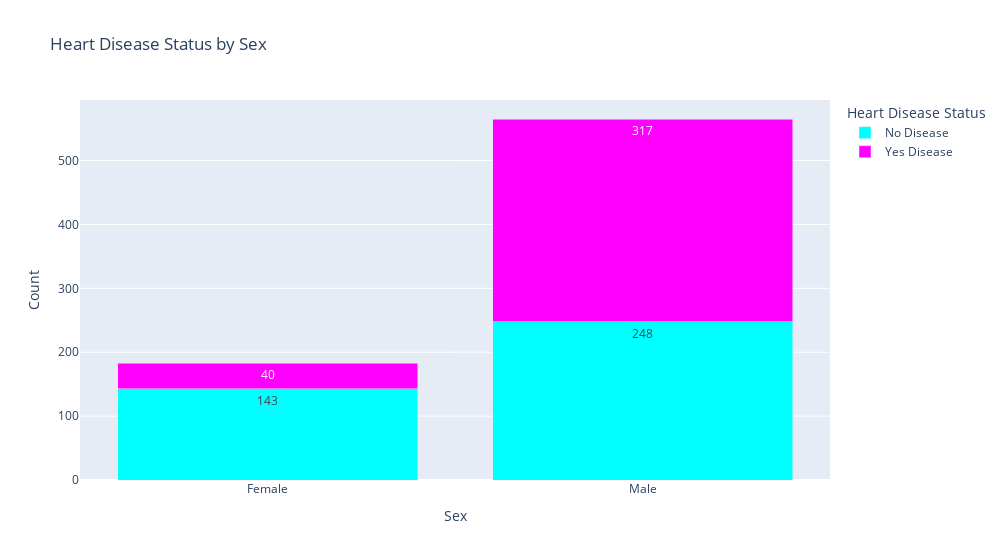

Notebook code cell kept with this figure:
### Code cell
# Data for heart disease status by sex
data = {
    'Sex': ['Female', 'Female', 'Male', 'Male'],
    'Heart Disease Status': ['No Disease', 'Yes Disease', 'No Disease', 'Yes Disease'],
    'Count': [143, 40, 248, 317]
}

# Creating a DataFrame for the heart disease data
contingency_table_sex = pd.DataFrame(data)

# Creating a stacked bar plot using Plotly
fig = px.bar(contingency_table_sex, x='Sex', y='Count', color='Heart Disease Status', 
             title='Heart Disease Status by Sex', 
             labels={'Count': 'Count', 'Sex': 'Sex'},
             text='Count',
             color_discrete_sequence=['cyan', 'magenta'])

# Updating layout to show legends for both categories
fig.update_layout(barmode='stack')
fig.update_layout(width=1000)

# Show the plot
fig.show()

### Figure 1 — Plotly figure (JSON) as saved in the notebook; plotly's stock layout.template omitted (floating-point values rounded to 4 significant figures)
{"data": [{"alignmentgroup": "True", "hovertemplate": "Heart Disease Status=No Disease<br>Sex=%{x}<br>Count=%{text}<extra></extra>", "legendgroup": "No Disease", "marker": {"color": "cyan", "pattern": {"shape": ""}}, "name": "No Disease", "offsetgroup": "No Disease", "orientation": "v", "showlegend": true, "text": [143, 248], "textposition": "auto", "type": "bar", "x": ["Female", "Male"], "xaxis": "x", "y": [143, 248], "yaxis": "y"}, {"alignmentgroup": "True", "hovertemplate": "Heart Disease Status=Yes Disease<br>Sex=%{x}<br>Count=%{text}<extra></extra>", "legendgroup": "Yes Disease", "marker": {"color": "magenta", "pattern": {"shape": ""}}, "name": "Yes Disease", "offsetgroup": "Yes Disease", "orientation": "v", "showlegend": true, "text": [40, 317], "textposition": "auto", "type": "bar", "x": ["Female", "Male"], "xaxis": "x", "y": [40, 317], "yaxis": "y"}], "layout": {"barmode": "stack", "legend": {"title": {"text": "Heart Disease Status"}, "tracegroupgap": 0}, "title": {"text": "Heart Disease Status by Sex"}, "width": 1000, "xaxis": {"anchor": "y", "domain": [0, 1], "title": {"text": "Sex"}}, "yaxis": {"anchor": "x", "domain": [0, 1], "title": {"text": "Count"}}}}
